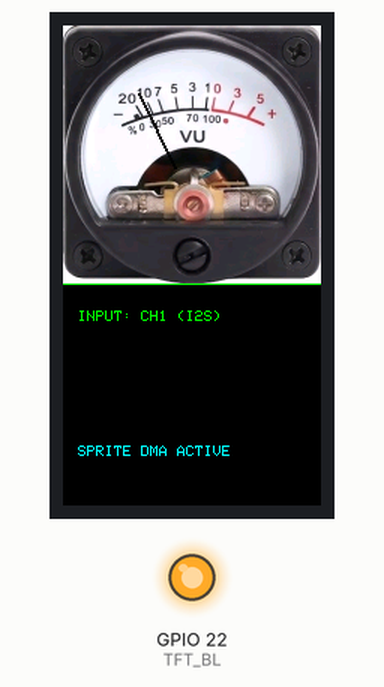
Bench run of a program on a simulated ESP32-C6. On the bench: 172×320 colour display, output pins drawn as LEDs (lit = HIGH). Random numbers use the default seed unless the program sets one.

Above: at 0.43 s.
At 3.0 s:
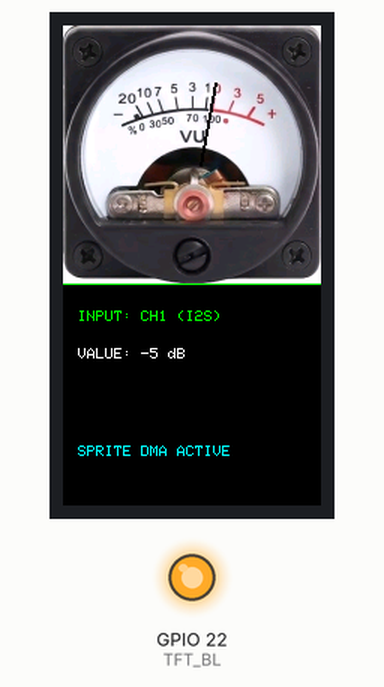
At 14.2 s:
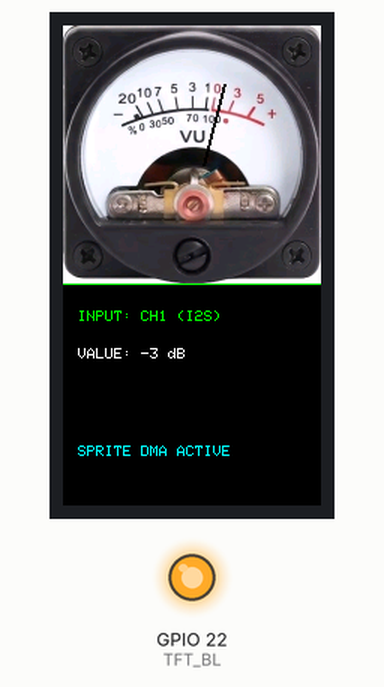
At 20.8 s:
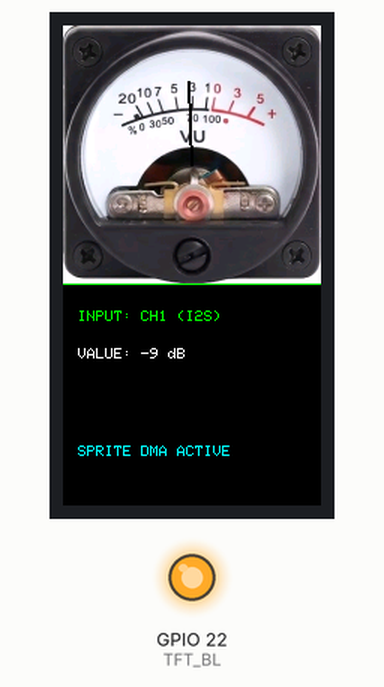
At 27.4 s:
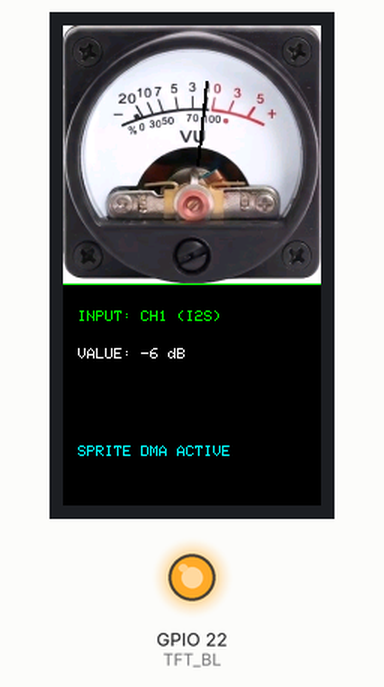
At 34.6 s:
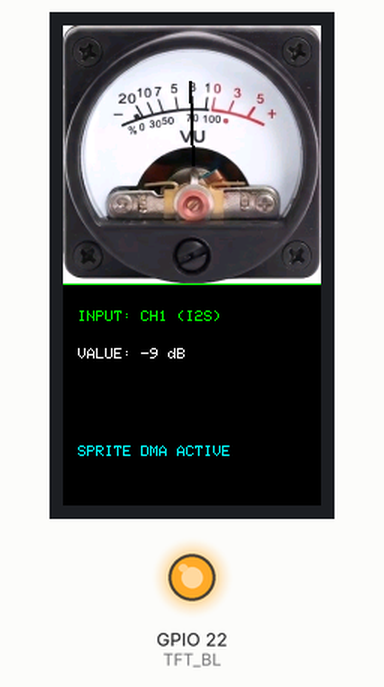

Measured:
- what the display in image 2 shows lasts 5.5 s, from 14.1 s to 19.6 s
- what the display in image 3 shows lasts 0.8 s, from 20.7 s to 21.5 s
- what the display in image 4 shows lasts 0.6 s, from 27.4 s to 28.0 s
- what the display in image 5 shows lasts 1.1 s, from 34.6 s to 35.7 s

The program:

main.cpp
```cpp
#include <Arduino.h>
#define LGFX_USE_V1
#include <LovyanGFX.hpp>

// Beemeljük a háttérképet tartalmazó fájlt
#include "meter_background.h"

class LGFX_ESP32_C6 : public lgfx::LGFX_Device {
  lgfx::Panel_ST7789  _panel_instance;
  lgfx::Bus_SPI       _bus_instance;

public:
  LGFX_ESP32_C6() {
    { // SPI busz beállítása
      auto cfg = _bus_instance.config();
      cfg.spi_host = SPI2_HOST;
      cfg.spi_mode = 0;
      cfg.freq_write = 40000000;
      cfg.pin_sclk = 7;
      cfg.pin_mosi = 6;
      cfg.pin_miso = -1;
      cfg.pin_dc   = 15;
      _bus_instance.config(cfg);
      _panel_instance.setBus(&_bus_instance);
    }

    { // Kijelző panel beállítása
      auto cfg = _panel_instance.config();
      cfg.pin_cs           = 14;
      cfg.pin_rst          = 21;
      cfg.pin_busy         = -1;
      cfg.panel_width      = 172;
      cfg.panel_height     = 320;
      cfg.offset_x         = 34;    // A bevált, pixelpontos vízszintes offset
      cfg.offset_y         = 0;
      cfg.offset_rotation  = 0;
      cfg.dummy_read_pixel = 8;
      cfg.readable         = false;
      cfg.invert           = true;
      cfg.rgb_order        = false;
      _panel_instance.config(cfg);
    }
    setPanel(&_panel_instance);
  }
};

LGFX_ESP32_C6 tft;

// A rajzlap (Sprite) a VU meter területéhez
LGFX_Sprite canvas(&tft);

#define TFT_BL 22

// VU Meter geometriai állandók - FINOMÍTVA ÉS PONTOSÍTVA
const int METER_W = 172;
const int METER_H = 172;
const int CENTER_X = 86;    // Kijelző közepe vízszintesen
const int CENTER_Y = 120;   // A pontosított forgástengely magassága
const int NEEDLE_LEN = 84;  // A mutató teljes hossza a forgásponttól mérve

// Szöghatárok fokban mérve
const float MIN_ANGLE = 232.0; // Csönd / -20 dB
const float MAX_ANGLE = 308.0; // Csúcs / +5 dB

// Fizika és időzítés változói a finom mozgáshoz
float currentAngle = MIN_ANGLE;
float targetAngle = MIN_ANGLE;
unsigned long lastUpdateTime = 0;

// A VU meter dinamikus frissítése a háttér-pufferben (Dupla pufferelés)
void updateVUMeter() {
  // 1. Visszamásoljuk a tiszta, Nano Bananával retusált háttérképet a Flash-ből
  canvas.pushImage(0, 0, METER_W, METER_H, (const uint16_t*)vu_172x172_map);

  // Átváltjuk a szöget radiánba a trigonometriához
  float radians = currentAngle * DEG_TO_RAD;
  float cosRad = cos(radians);
  float sinRad = sin(radians);

  // 2. Kiszámoljuk a mutató belső KEZDŐPONTJÁT (a forgáspont felé eső egyharmadot kihagyjuk)
  int startLen = NEEDLE_LEN / 3; // Az első ~28 pixel láthatatlan marad
  int startX = CENTER_X + (int)(cosRad * startLen);
  int startY = CENTER_Y + (int)(sinRad * startLen);

  // 3. Kiszámoljuk a mutató külső VÉGPONTJÁT (a teljes hossznál)
  int endX = CENTER_X + (int)(cosRad * NEEDLE_LEN);
  int endY = CENTER_Y + (int)(sinRad * NEEDLE_LEN);

  // 4. Megrajzoljuk a lebegő fekete mutatót (2 pixel vastagon, körök nélkül)
  canvas.drawLine(startX, startY, endX, endY, TFT_BLACK);
  canvas.drawLine(startX + 1, startY, endX + 1, endY, TFT_BLACK);

  // 5. A kész kompozíciót (számlap + lebegő mutató) kitoljuk a kijelző tetejére
  canvas.pushSprite(0, 0);
}

// Az alsó rész statikus feliratainak egyszeri kirajzolása
void drawStaticInterface() {
  tft.fillRect(0, METER_H + 1, 172, 320 - (METER_H + 1), TFT_BLACK); // Alsó rész tisztítása

  tft.drawFastHLine(0, METER_H, 172, TFT_GREEN); // Zöld elválasztó vonal

  tft.setTextColor(TFT_GREEN, TFT_BLACK);
  tft.setTextSize(1);
  tft.setCursor(10, 190);
  tft.print("INPUT: CH1 (I2S)");

  tft.setTextColor(TFT_CYAN, TFT_BLACK);
  tft.setCursor(10, 280);
  tft.print("SPRITE DMA ACTIVE");
}

void setup() {
  Serial.begin(115200);

  // Háttérvilágítás bekapcsolása
  pinMode(TFT_BL, OUTPUT);
  digitalWrite(TFT_BL, HIGH);

  tft.init();
  tft.setRotation(0); // Álló tájolás (Portrait)
  tft.fillScreen(TFT_BLACK);

  // Létrehozzuk a Sprite-ot a memóriában
  canvas.createSprite(METER_W, METER_H);
  canvas.setSwapBytes(true); // Biztosítja a megfelelő bájtsorrendet

  // Alsó feliratok kirajzolása
  drawStaticInterface();
}

void loop() {
  unsigned long currentTime = millis();

  // 20ms = 50 FPS képfrissítés a tükörsima animációhoz
  if (currentTime - lastUpdateTime >= 20) {
    lastUpdateTime = currentTime;

    // Szimulált zenei ugrálás: véletlenszerűen új célértéket választunk
    if (random(100) < 8) {
      targetAngle = random(MIN_ANGLE, MAX_ANGLE + 4);
    }

    // Finom tehetetlenség/csillapítás (Ease physics): a mutató követi a célértéket
    // Felfelé dinamikusan ránt, lefelé finomabban esik vissza
    if (targetAngle > currentAngle) {
      currentAngle += (targetAngle - currentAngle) * 0.25;
    } else {
      currentAngle += (targetAngle - currentAngle) * 0.12;
    }

    // VU meter renderelése a kijelzőre
    updateVUMeter();

    // Élő érték kiírása dB-ben az alsó szekcióba
    tft.setTextColor(TFT_WHITE, TFT_BLACK);
    tft.setTextSize(1);
    tft.setCursor(10, 215);
    tft.printf("VALUE: %02d dB ", (int)map(currentAngle, MIN_ANGLE, MAX_ANGLE, -20, 5));
  }
}
```

Source omitted: _background.h (data table, 355762 bytes)
